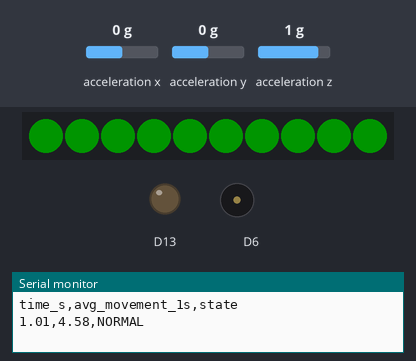
The sketch below on a simulated Adafruit Circuit Playground Express. Shown: 10 RGB LEDs in strip order, left to right, output pins drawn as LEDs (lit = HIGH), buzzer (waves = sounding), the last lines printed to the serial monitor. The inputs (shaded band) are chosen by the test bench; at power-on: acceleration x 0 g, acceleration y 0 g, acceleration z 1 g. Dim RGB values are drawn brighter than linear.

Above: at 1.1 s.
At 2.1 s:
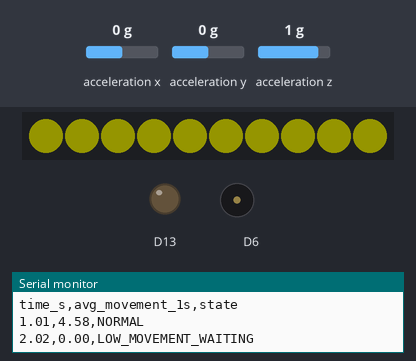
At 38.6 s:
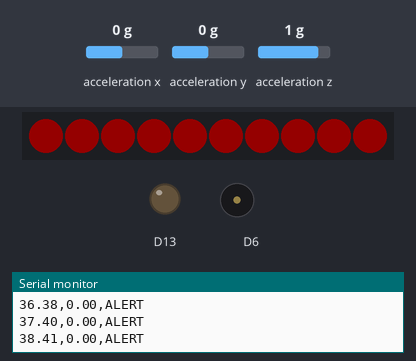
Timing chart, 0 to 40.0 s (numbered marks = the images above):
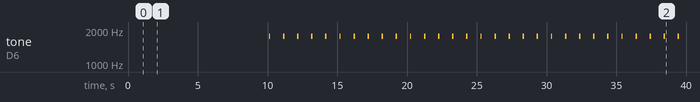

Measured:
- by itself, tone on D6: silent → 1760 Hz at 10.1 s, → silent 0.10 s later, → 1760 Hz 0.91 s later, → silent 0.10 s later, … (60 changes in this stretch)
- what the display in image 0 shows lasts 1.0 s, from 1.0 s to 2.0 s
- what the display in image 1 shows lasts 8.1 s, from 2.0 s to 10.1 s

The sketch:

code.ino
```cpp
#include <Adafruit_CircuitPlayground.h>
#include <math.h>

float X, Y, Z;
float magnitude;
float previousMagnitude = 0;
float movementChange;

float movementSum = 0;
int sampleCount = 0;
float avgMovement = 0;

float breathingThreshold = 4.5; // data resaerch

unsigned long startTime;
unsigned long lastCheckTime = 0;
unsigned long lowMovementStart = 0;

void setAllPixels(uint32_t color) {
  for (int i = 0; i < 10; i++) {
    CircuitPlayground.setPixelColor(i, color);
  }
}

void setup() {
  Serial.begin(115200);
  CircuitPlayground.begin();

  CircuitPlayground.setAccelRange(LIS3DH_RANGE_2_G);

  startTime = millis();

  Serial.println("time_s,avg_movement_1s,state");
}

void loop() {
  X = CircuitPlayground.motionX();
  Y = CircuitPlayground.motionY();
  Z = CircuitPlayground.motionZ();

  magnitude = X * X + Y * Y + Z * Z;
  movementChange = fabs(magnitude - previousMagnitude);
  previousMagnitude = magnitude;

  movementSum += movementChange;
  sampleCount++;

  unsigned long now = millis();

  if (now - lastCheckTime >= 1000) {
    float avgMovement = movementSum / sampleCount;
    String state = "NORMAL";

    if (avgMovement < breathingThreshold) {
      if (lowMovementStart == 0) {
        lowMovementStart = now;
      }

      unsigned long lowDuration = now - lowMovementStart;

      if (lowDuration >= 8000) {
        state = "ALERT";
        CircuitPlayground.clearPixels();
        setAllPixels(0xFF0000);   // red
        CircuitPlayground.playTone(1760, 100);
      } else if (lowDuration >= 5000) {
        state = "WARNING";
        CircuitPlayground.clearPixels();
        setAllPixels(0xFFFF00);   // yellow
      } else {
        state = "LOW_MOVEMENT_WAITING";
        CircuitPlayground.clearPixels();
        setAllPixels(0xFFFF00);   // yellow
      }

    } else {
      lowMovementStart = 0;
      state = "NORMAL";
      CircuitPlayground.clearPixels();
      setAllPixels(0x00FF00);     // green
    }

    float time_s = (now - startTime) / 1000.0;

    Serial.print(time_s);
    Serial.print(",");
    Serial.print(avgMovement);
    Serial.print(",");
    Serial.println(state);

    movementSum = 0;
    sampleCount = 0;
    lastCheckTime = now;
  }

  delay(50);
}
```
